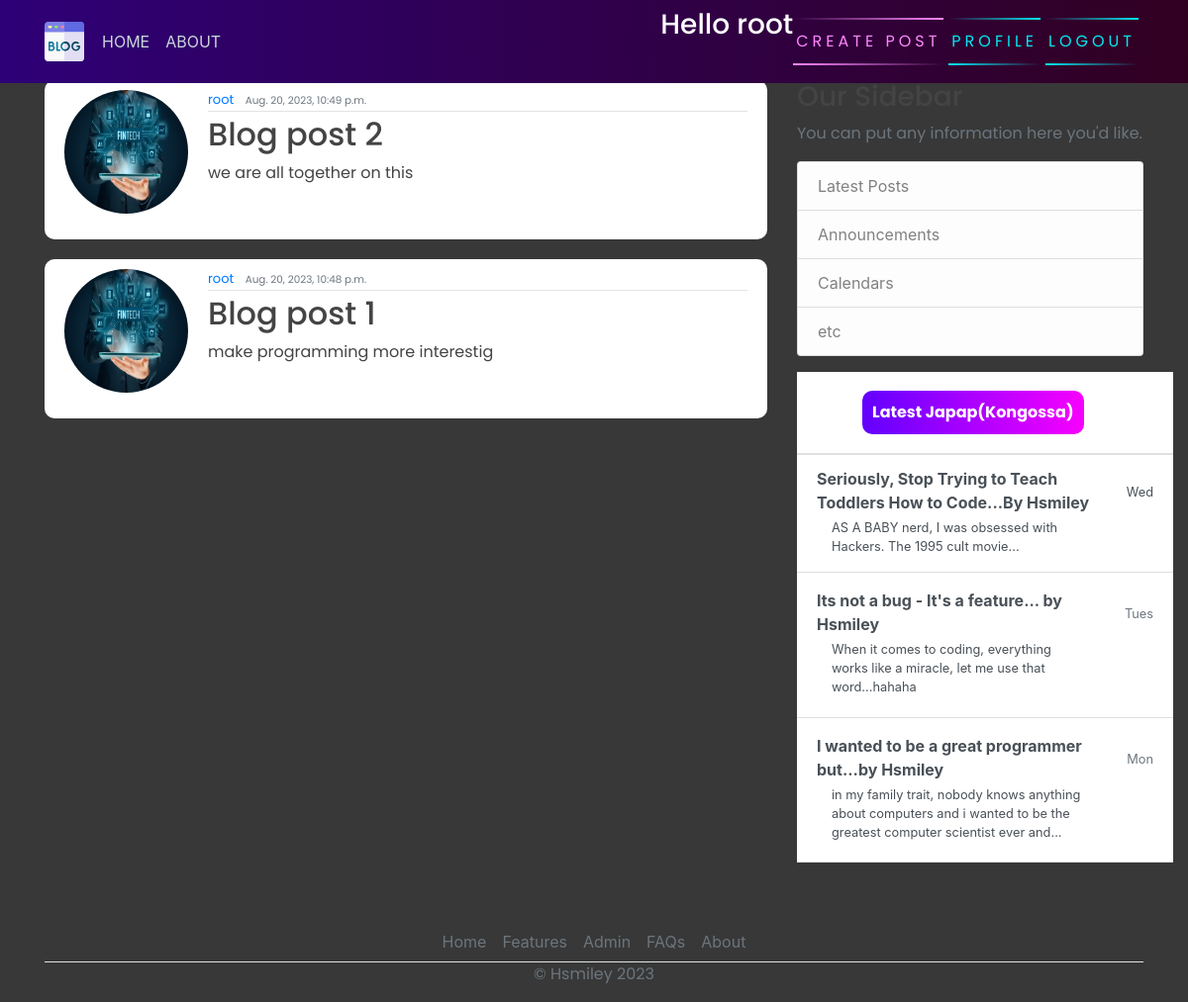
Before: / (signed in) with the older database file.
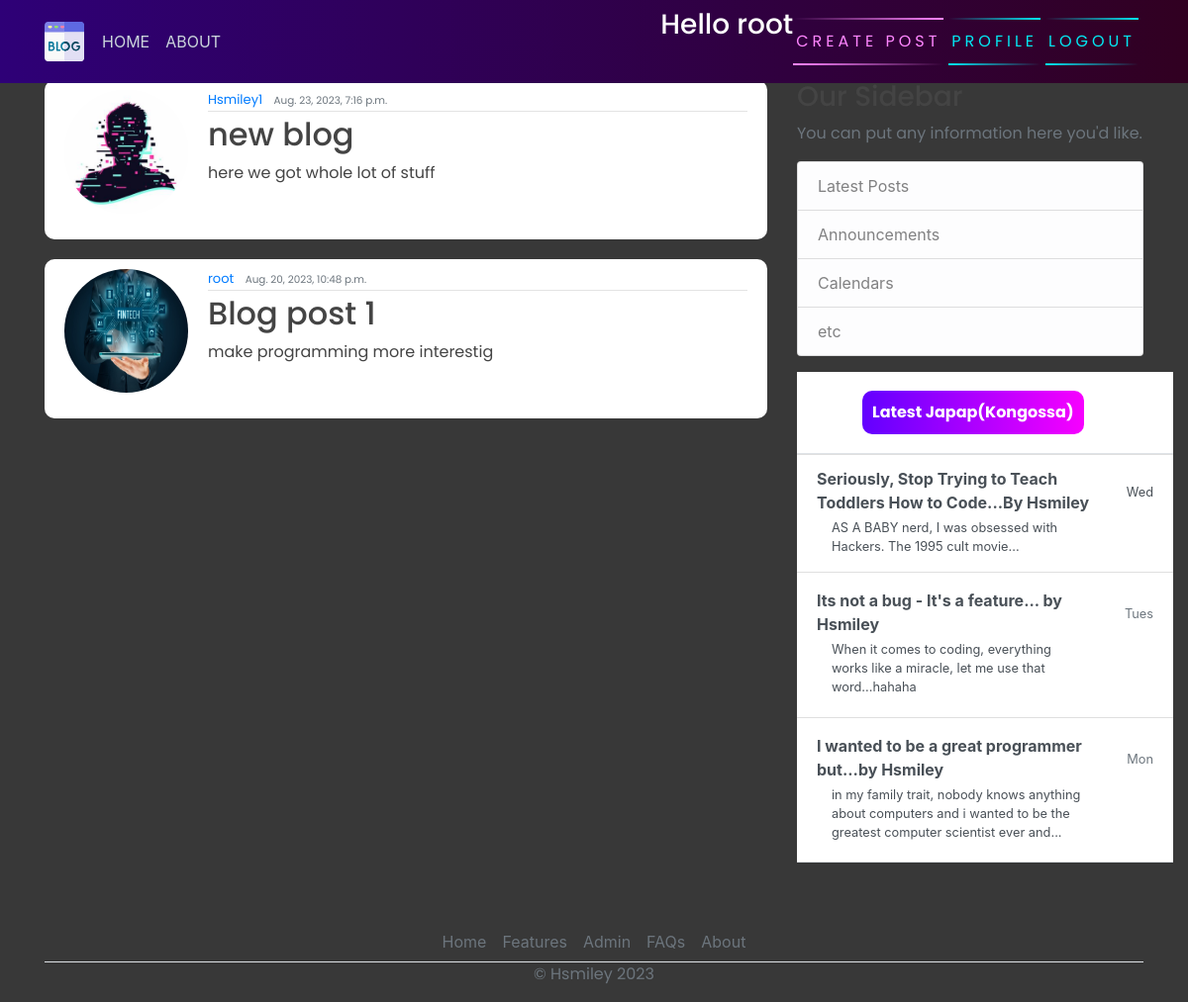
After: the same page with the newer database file.
### blog/models.py (models this page shows, shortened)
class Post(models.Model):
    title = models.CharField(max_length=100)
    content = models.TextField()
    date_posted = models.DateTimeField(default=timezone.now) # auto_now_add=True
    author = models.ForeignKey(User, on_delete=models.CASCADE) # if user is deleted, delete all posts

### user/models.py (models this page shows, shortened)
class Profile(models.Model):
    user = models.OneToOneField(User, related_name='profile', on_delete=models.CASCADE)
    image = models.ImageField(default='default.jpg', upload_to='profile_pics')

### blog/views.py (the view)
# urls.py: path('', PostListView.as_view(), name="blog-home"),
class PostListView(LoginRequiredMixin, ListView):
    model = Post
    template_name = 'blog/home.html'
    context_object_name = 'posts'
    ordering = ["-date_posted"]

### blog/templates/blog/home.html
{% extends 'blog/base.html' %}
{% block content %}
    {% for posts in posts %}
        <article class="media content-section">
            <img class="rounded-circle account-img" src="{{ posts.author.profile.image.url }}" alt="">
            <div class="media-body">
              <div class="article-metadata">
                <a class="mr-2" href="#">{{ posts.author }}</a>
                <small class="text-muted">{{ posts.date_posted }}</small>
              </div>
              <h2><a class="article-title" href="{% url 'blog-detail' posts.id %}">{{ posts.title }}</a></h2>
              <p class="article-content">{{ posts.content }}</p>
            </div>
            <br>
          </article>
    {% endfor  %}
{% endblock content %}

Changed rows visible on the page:
removed Post: author.profile.image (picture), author "root", date_posted "Aug. 20, 2023, 10:49 p.m.", title "Blog post 2", content "we are all together on this"
added Post: author.profile.image (placeholder picture), author "Hsmiley1", date_posted "Aug. 23, 2023, 7:16 p.m.", title "new blog", content "here we got whole lot of stuff"
